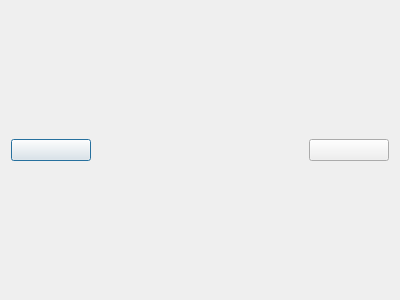
<?xml version="1.0" encoding="UTF-8"?>
<ui version="4.0">
 <class>PicShow</class>
 <widget class="QDialog" name="PicShow">
  <property name="geometry">
   <rect>
    <x>0</x>
    <y>0</y>
    <width>400</width>
    <height>300</height>
   </rect>
  </property>
  <property name="windowTitle">
   <string>Dialog</string>
  </property>
  <layout class="QHBoxLayout" name="horizontalLayout">
   <item>
    <widget class="QWidget" name="widget" native="true">
     <property name="minimumSize">
      <size>
       <width>80</width>
       <height>0</height>
      </size>
     </property>
     <property name="maximumSize">
      <size>
       <width>80</width>
       <height>16777215</height>
      </size>
     </property>
     <property name="styleSheet">
      <string notr="true"/>
     </property>
     <layout class="QHBoxLayout" name="horizontalLayout_2">
      <property name="leftMargin">
       <number>0</number>
      </property>
      <property name="topMargin">
       <number>0</number>
      </property>
      <property name="rightMargin">
       <number>0</number>
      </property>
      <property name="bottomMargin">
       <number>0</number>
      </property>
      <item>
       <widget class="PicButton" name="previousBtn">
        <property name="text">
         <string/>
        </property>
       </widget>
      </item>
     </layout>
    </widget>
   </item>
   <item>
    <widget class="QWidget" name="widget_2" native="true">
     <layout class="QGridLayout" name="gridLayout" rowstretch="0,1,0" columnstretch="0,1,0">
      <property name="leftMargin">
       <number>0</number>
      </property>
      <property name="topMargin">
       <number>0</number>
      </property>
      <property name="rightMargin">
       <number>0</number>
      </property>
      <property name="bottomMargin">
       <number>0</number>
      </property>
      <property name="spacing">
       <number>0</number>
      </property>
      <item row="1" column="0">
       <spacer name="horizontalSpacer">
        <property name="orientation">
         <enum>Qt::Horizontal</enum>
        </property>
        <property name="sizeType">
         <enum>QSizePolicy::Expanding</enum>
        </property>
        <property name="sizeHint" stdset="0">
         <size>
          <width>0</width>
          <height>20</height>
         </size>
        </property>
       </spacer>
      </item>
      <item row="1" column="1">
       <widget class="QLabel" name="label">
        <property name="sizePolicy">
         <sizepolicy hsizetype="Ignored" vsizetype="Ignored">
          <horstretch>0</horstretch>
          <verstretch>0</verstretch>
         </sizepolicy>
        </property>
        <property name="text">
         <string/>
        </property>
       </widget>
      </item>
      <item row="0" column="1">
       <spacer name="verticalSpacer">
        <property name="orientation">
         <enum>Qt::Vertical</enum>
        </property>
        <property name="sizeType">
         <enum>QSizePolicy::Expanding</enum>
        </property>
        <property name="sizeHint" stdset="0">
         <size>
          <width>20</width>
          <height>0</height>
         </size>
        </property>
       </spacer>
      </item>
      <item row="1" column="2">
       <spacer name="horizontalSpacer_2">
        <property name="orientation">
         <enum>Qt::Horizontal</enum>
        </property>
        <property name="sizeType">
         <enum>QSizePolicy::Expanding</enum>
        </property>
        <property name="sizeHint" stdset="0">
         <size>
          <width>0</width>
          <height>20</height>
         </size>
        </property>
       </spacer>
      </item>
      <item row="2" column="1">
       <spacer name="verticalSpacer_2">
        <property name="orientation">
         <enum>Qt::Vertical</enum>
        </property>
        <property name="sizeType">
         <enum>QSizePolicy::Expanding</enum>
        </property>
        <property name="sizeHint" stdset="0">
         <size>
          <width>20</width>
          <height>0</height>
         </size>
        </property>
       </spacer>
      </item>
     </layout>
    </widget>
   </item>
   <item>
    <widget class="QWidget" name="widget_3" native="true">
     <property name="minimumSize">
      <size>
       <width>80</width>
       <height>0</height>
      </size>
     </property>
     <property name="maximumSize">
      <size>
       <width>80</width>
       <height>16777215</height>
      </size>
     </property>
     <property name="styleSheet">
      <string notr="true"/>
     </property>
     <layout class="QHBoxLayout" name="horizontalLayout_3">
      <property name="leftMargin">
       <number>0</number>
      </property>
      <property name="topMargin">
       <number>0</number>
      </property>
      <property name="rightMargin">
       <number>0</number>
      </property>
      <property name="bottomMargin">
       <number>0</number>
      </property>
      <item>
       <widget class="PicButton" name="nextBtn">
        <property name="text">
         <string/>
        </property>
       </widget>
      </item>
     </layout>
    </widget>
   </item>
  </layout>
 </widget>
 <customwidgets>
  <customwidget>
   <class>PicButton</class>
   <extends>QPushButton</extends>
   <header location="global">picbutton.h</header>
  </customwidget>
 </customwidgets>
 <resources/>
 <connections/>
</ui>
